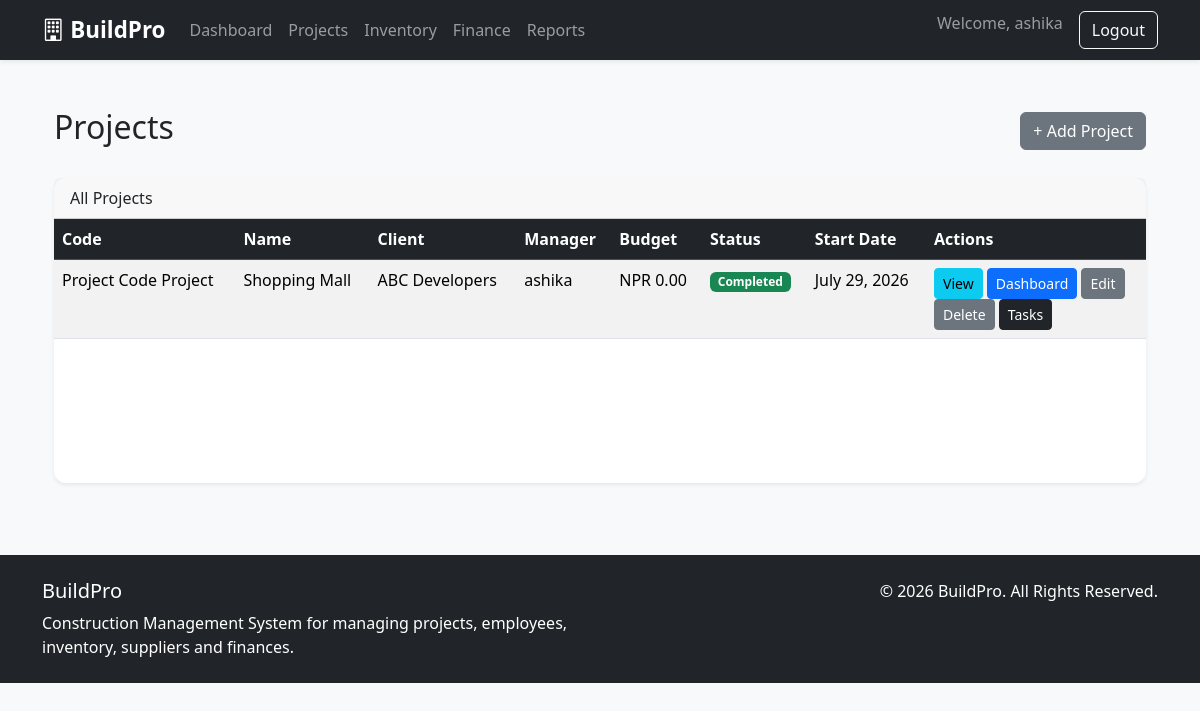
Page /projects/ (signed in) on the committed database.
### projects/models.py (models this page shows, shortened)
class Project(models.Model):
    STATUS_CHOICES = [
        ('PLANNING', 'Planning'),
        ('IN_PROGRESS', 'In Progress'),
        ('ON_HOLD', 'On Hold'),
        ('COMPLETED', 'Completed'),
    ]
    name = models.CharField(max_length=200)
    description = models.TextField(blank=True)
    location = models.CharField(max_length=255)
    manager = models.ForeignKey(User, on_delete=models.SET_NULL, null=True, related_name='managed_projects')
    status = models.CharField(max_length=20, choices=STATUS_CHOICES, default='PLANNING')
    start_date = models.DateField()
    end_date = models.DateField(null=True, blank=True)
    created_at = models.DateTimeField(auto_now_add=True)
    created_by = models.ForeignKey(User, on_delete=models.SET_NULL, null=True, related_name='created_projects')
    project_code = models.CharField(max_length=20,unique=True,default="Pending Code")
    client = models.CharField(max_length=200, null=True, blank=True,default="Pending Client")
    budget = models.DecimalField(max_digits=12, decimal_places=2, default=0)
    updated_at = models.DateTimeField(auto_now=True)

### projects/views.py (the view)
# urls.py: path('projects/', views.project_list, name='project_list'),
@login_required
@role_required([ 'ADMIN', 'PROJECT_MANAGER', 'SITE_ENGINEER', 'ACCOUNTANT' ])
def project_list(request):
    projects = Project.objects.all().order_by("-created_at")
    return render(request, "projects/project_list.html", {
        "projects": projects
    })

### projects/templates/projects/project_list.html (shortened to what this page needs)
{% extends "base.html" %}
{% block content %}
<div class="container mt-4">
    <div class="d-flex justify-content-between align-items-center mb-4">
        <h2>Projects</h2>
        <a href="{% url 'project_create' %}" class="btn btn-secondary">
            + Add Project
        </a>
    </div>
    <div class="card shadow-sm">
        <div class="card-header">
            All Projects
        </div>
        <div class="card-body p-0">
            <table class="table table-hover table-striped mb-0">
                <thead class="table-dark">
                    <tr>
                        <th>Code</th>
                        <th>Name</th>
                        <th>Client</th>
                        <th>Manager</th>
                        <th>Budget</th>
                        <th>Status</th>
                        <th>Start Date</th>
                        <th width="220">Actions</th>
                    </tr>
                </thead>
                <tbody>
                {% for project in projects %}
                    <tr>
                        <td>{{ project.project_code }}</td>
                        <td>{{ project.name }}</td>
                        <td>{{ project.client }}</td>
                        <td>{{ project.manager }}</td>
                        <td>NPR {{ project.budget }}</td>
                        <td>
                            {% if project.status == "PLANNING" %}
                                <span class="badge bg-secondary">
                                    Planning
                                </span>
                            {% elif project.status == "IN_PROGRESS" %}
                                <span class="badge bg-primary">
                                    In Progress
                                </span>
                            {% elif project.status == "ON_HOLD" %}
                                <span class="badge bg-warning text-dark">
                                    On Hold
                                </span>
                            {% else %}
                                <span class="badge bg-success">
                                    Completed
                                </span>
                            {% endif %}
                        </td>
                        <td>{{ project.start_date }}</td>
                        <td>
                            <a href="{% url 'project_detail' project.pk %}"
                               class="btn btn-sm btn-info">
                                View
                            </a>
                            <a href="{% url 'project_dashboard' project.pk %}"
                                class="btn btn-sm btn-primary">
                                  Dashboard
                            </a>
                            <a href="{% url 'project_update' project.pk %}"
                               class="btn btn-sm btn-secondary">
                                Edit
                            </a>
                            <a href="{% url 'project_delete' project.pk %}"
                               class="btn btn-sm btn-secondary">
                                Delete
                            </a>
                            <a href="{% url 'task_list' project.id %}"
                               class="btn btn-sm btn-dark">
                               Tasks
                            </a>
                        </td>
                    </tr>
                {% empty %}
                    <tr>
                        <td colspan="8" class="text-center py-4">
                            No projects found.
                        </td>
                    </tr>
                {% endfor %}
                </tbody>
            </table>
<br/><br/><br/><br/><br/><br/>
        </div>
    </div>
</div>
{% endblock %}

### templates/navbar.html (shortened to what this page needs)
<nav class="navbar navbar-expand-lg navbar-dark bg-dark shadow-sm">
    <div class="container">
        <a class="navbar-brand fw-bold" href="/">
            <i class="bi bi-building"></i>
            BuildPro
        </a>
        <div class="collapse navbar-collapse" id="navbar">
            <ul class="navbar-nav me-auto">
                <li class="nav-item">
                    <a class="nav-link" href="/">Dashboard</a>
                </li>
                <li class="nav-item">
                    <a class="nav-link" href="/projects/">Projects</a>
                </li>
                <li class="nav-item">
                    <a class="nav-link" href="/inventory/">Inventory</a>
                </li>
                <li class="nav-item">
                    <a class="nav-link" href="/finance/">Finance</a>
                </li>
                 <li class="nav-item">
                   <a class="nav-link" href="{% url 'reports:reports_dashboard' %}">Reports</a>
                </li>
            </ul>
            <ul class="navbar-nav">
                {% if user.is_authenticated %}
                    <li class="nav-item">
                        <span class="navbar-text me-3">
                            Welcome, {{ user.first_name|default:user.username }}
                        </span>
                    </li>
                    <li class="nav-item">
                        <a class="btn btn-outline-light" href="{% url 'logout' %}">
                            Logout
                        </a>
                    </li>
                {% endif %}
            </ul>
        </div>
    </div>
</nav>

### static/css/styles.css (style rules this page uses)
body { font-family: "Segoe UI", sans-serif; }
.navbar-brand { font-size:1.4rem; }
.card { border:none; border-radius:12px; }

### rows in the picture
Project: project_code "Project Code Project", name "Shopping Mall", client "ABC Developers", manager "ashika", budget "0.00", status "Completed", start_date "July 29, 2026"

### other values in the picture
{{ user.first_name|default:user.username }} "ashika"
